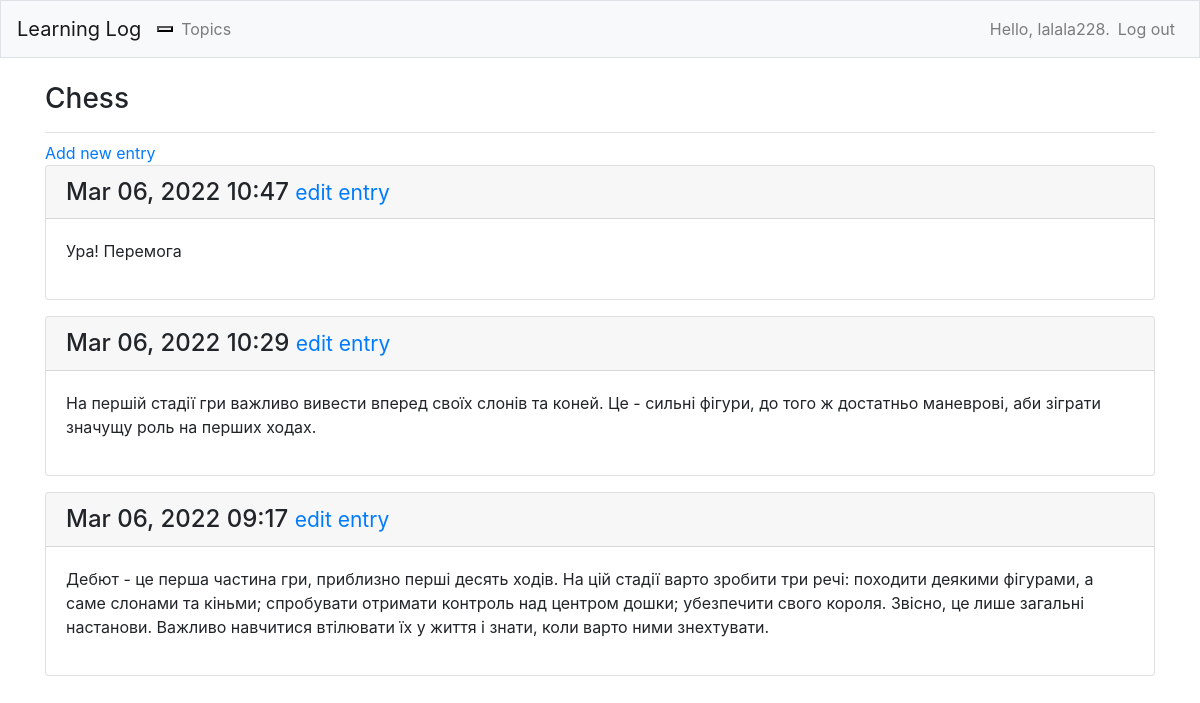
The page /topics/1/ (signed in) on the database its author committed.
### learning_logs/models.py (models this page shows, shortened)
class Topic(models.Model):
    text = models.CharField(max_length=200)
    date_added = models.DateTimeField(auto_now_add=True)
    owner = models.ForeignKey(User, on_delete=models.CASCADE)
    class Meta:
        verbose_name = "тема"
        verbose_name_plural = "теми"
    def __str__(self):
        return self.text

class Entry(models.Model):
    topic = models.ForeignKey(Topic, on_delete=models.CASCADE)
    text = models.TextField()
    date_added = models.DateTimeField(auto_now_add=True)
    class Meta:
        verbose_name = "допис"
        verbose_name_plural = "дописи"

### learning_logs/views.py (the view)
# urls.py: path('topics/<int:topic_id>/', views.topic, name='topic'),
@login_required
def topic(request, topic_id):
    topic = Topic.objects.get(id=topic_id)
    if topic.owner != request.user:
        raise Http404
    entries = topic.entry_set.order_by('-date_added')
    context = {'topic': topic, 'entries': entries}
    return render(request, 'learning_logs/topic.html', context)

### learning_logs/templates/learning_logs/topic.html (shortened to what this page needs)
{% extends 'learning_logs/base.html' %}
{% block page_header %}
    <h3>{{ topic }}</h3>
{% endblock page_header %}
{% block content %}
    <a href="{% url 'learning_logs:new_entry' topic.id %}">Add new entry</a>
    {% for entry in entries %}
        <div class="card mb-3">
            <h4 class="card-header">
                {{ entry.date_added|date:'M d, Y H:i' }}
                <small>
                    <a href="{% url 'learning_logs:edit_entry' entry.id %}">edit entry</a>
                </small>
            </h4>
            <div class="card-body">
                {{ entry.text|linebreaks }}
            </div>
        </div>
    {% empty %}
        <li>There are no entries for this topic yet</li>
    {% endfor %}
{% endblock content %}

### learning_logs/templates/learning_logs/base.html (shortened to what this page needs)
{% load bootstrap4 %}
<!DOCTYPE html>
<html lang="en">
<head>
    {% bootstrap_css %}
</head>
<body>
    <nav class="navbar navbar-expand-md navbar-light bg-light mb-4 border">
        <a class="navbar-brand" href="{% url 'learning_logs:index' %}">Learning Log</a>
        <button class="navbar-toggle" type="button" data-toggle="collapse" data-target="#navbarCollapse"
        aria-controls="navbarCollapse" aria-expanded="false" aria-label="Toggle navigation">
        </button>
        <div class="collapse navbar-collapse" id="navbarCollapse">
            <ul class="navbar-nav mr-auto">
                <li class="nav-item">
                    <a class="nav-link" href="{% url 'learning_logs:topics' %}">Topics</a>
                </li>
            </ul>
            <ul class="navbar-nav ml-auto">
                {% if user.is_authenticated %}
                    <li class="nav-item">
                        <span class="navbar-text">
                            Hello, {{ user.username }}.
                        </span>
                    </li>
                    <li class="nav-item">
                        <a class="nav-link" href="{% url 'users:logout' %}">Log out</a>
                    </li>
                {% endif %}
            </ul>
        </div>
    </nav>
    <main role="main" class="container">
        <div class="pb-2 mb-2 border-bottom">
            {% block page_header %}{% endblock page_header %}
        </div>
        <div>
            {% block content %}{% endblock content %}
        </div>
    </main>
</body>
</html>

### rows shown on the page
Topic: text "Chess"
Entry: date_added "Mar 06, 2022 10:47", text "Ура! Перемога"
Entry: date_added "Mar 06, 2022 10:29", text "На першій стадії гри важливо вивести вперед своїх слонів та коней. Це - сильні фігури, до того ж достатньо маневрові, аби зіграти значущу роль на перших ходах."
Entry: date_added "Mar 06, 2022 09:17", text "Дебют - це перша частина гри, приблизно перші десять ходів. На цій стадії варто зробити три речі: походити деякими фігурами, а саме слонами та кіньми; спробувати отримати контроль над центром дошки; убезпечити свого короля. Звісно, це лише загальні настанови. Важливо навчитися втілювати їх у життя і знати, коли варто ними знехтувати."

### other values the page prints
{{ user.username }} "lalala228"
